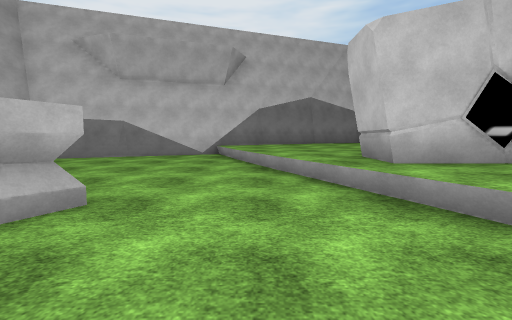
[1] (above)

21 first-person views from a walk through a 3-D level made in the Unity game engine. The camera is 1.4 m above the floor, tilts 6° down and sees 90° across. The floor is counted in squares, 2 m on a side. Each view is taken from the middle of a square. On the plan, view 1 faces up. The plan holds only what a view shows up to about 9 squares ahead; the rest is blank. The place goes on beyond the plan. Some animated figures are left out. Some surface patterns are stand-ins.

[2]
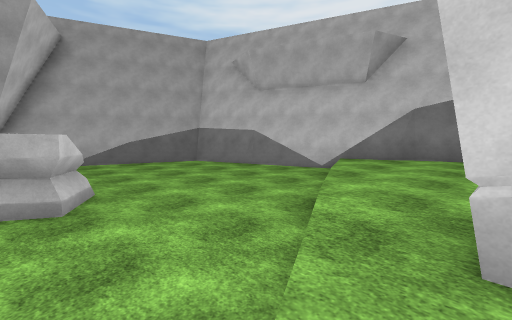

[3]
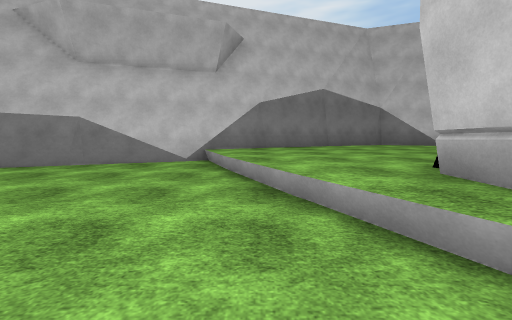

[4]
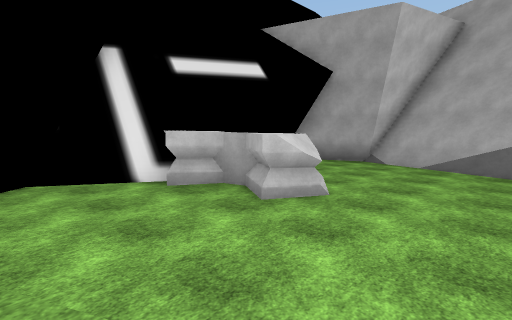

[5]
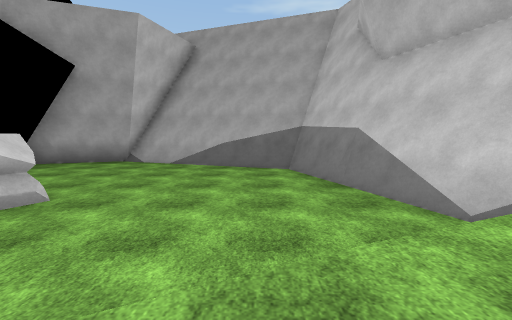

[6]
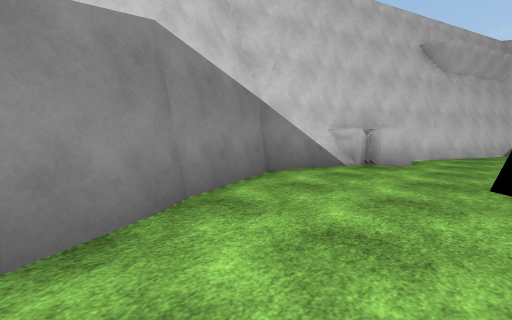

[7]
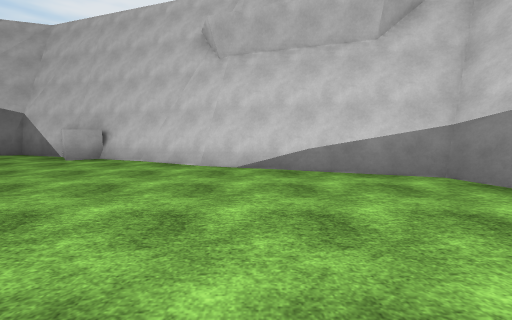

[8]
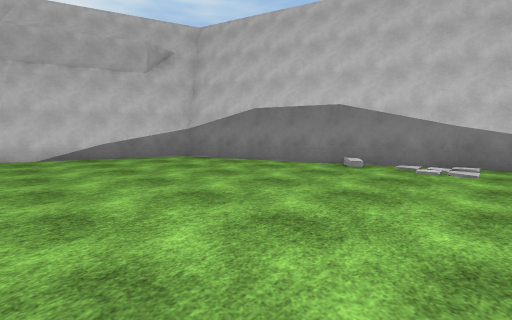

[9]
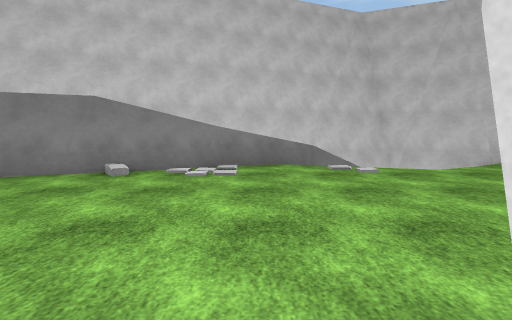

[10]
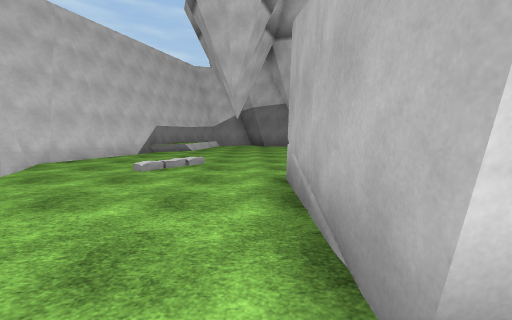

[11]
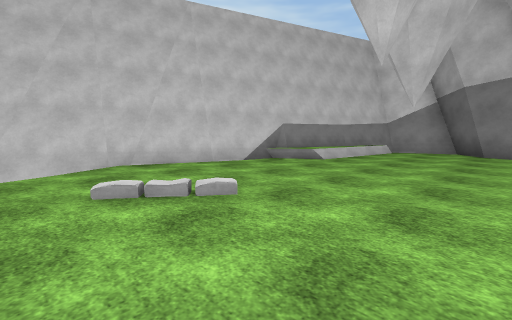

[12]
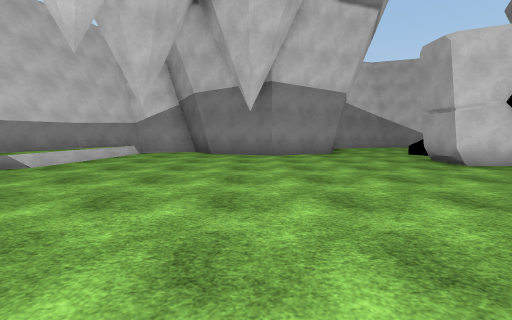

[13]
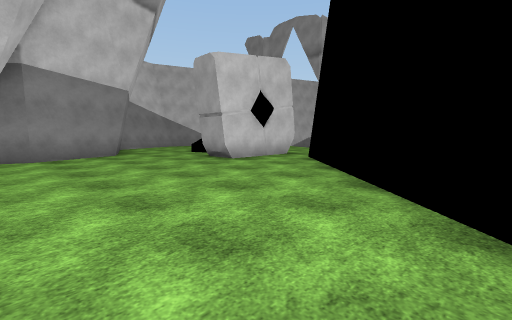

[14]
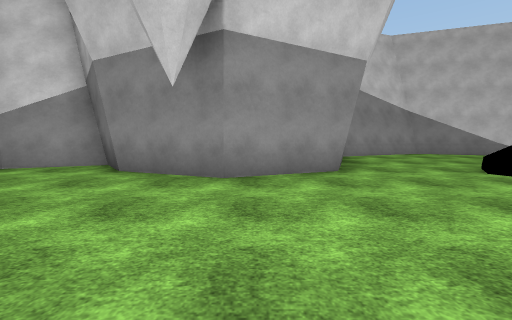

[15]
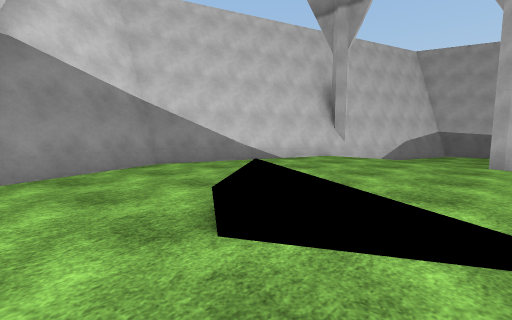

[16]
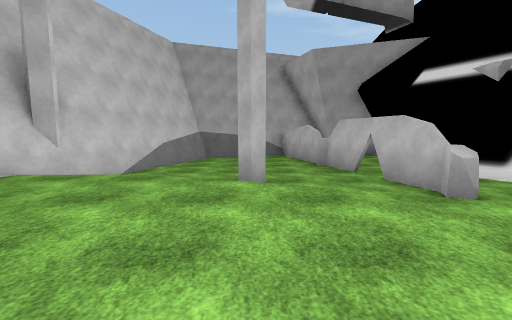

[17]
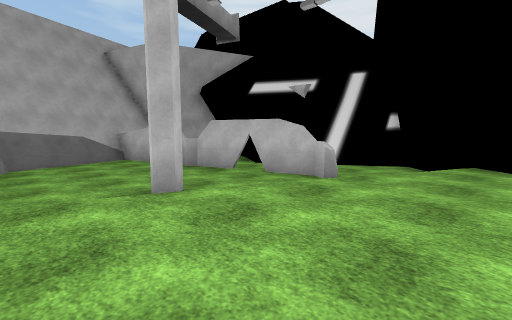

[18]
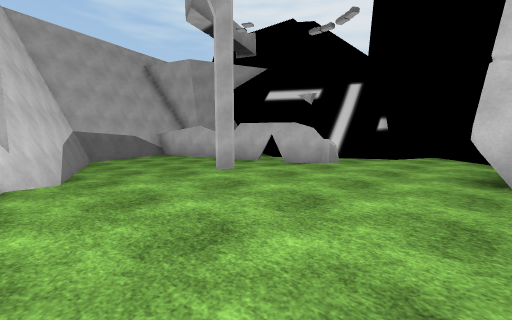

[19]
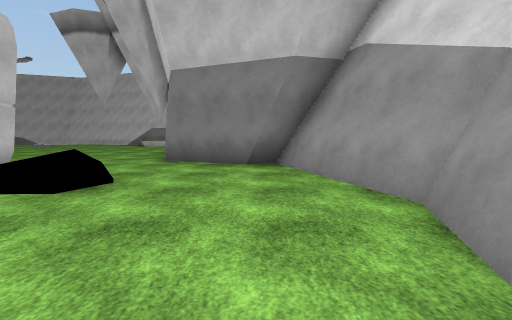

[20]
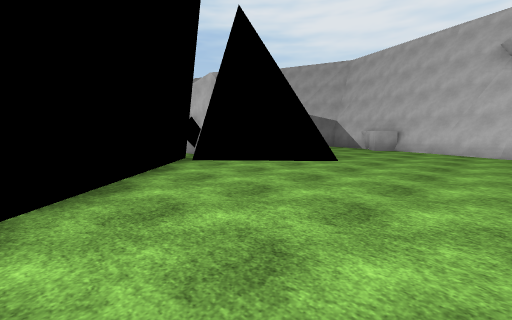

[21]
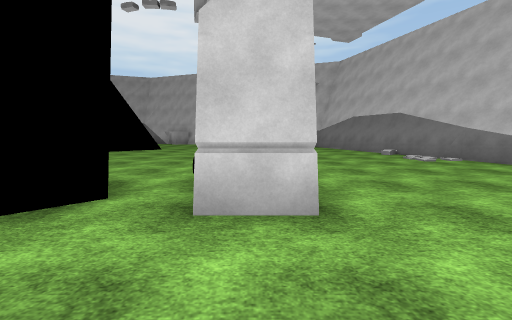

### Floor plan
Key: @ floor where view 1 was taken; # wall or solid block; . main floor; : floor 0.25 m higher than the main floor; - floor 0.5 m lower than the main floor; / step, stairs or slope.
Columns run from 8 left of view 1 to 18 right of it. Each row starts with its distance up from view 1.
 11          #######
 10        ###.....####
  9      ###..........###
  8   ####-/..... ......####
  7  ##----/....   ........##
  6  #------/..     ........#
  5  #------/..    #........#
  4 ##-------/###  .........##
  3 #--------/... ...........#
  2 #----##---/   ...........#
  1 #---  #---/    ..........##
  0 ##-   #-@-      ..........#
 -1  #    ##         ...#.....#
 -2                   ..#.....#
 -3                   #.#.... #
 -4                   ....... #
 -5                  ......:..#
 -6       ##        ......//..#
 -7       #---     ...........#
 -8      #----/.# ............#
 -9      ####-/.. ...........#
-10   #### --/..............##
-11  ##------/..###.........##
-12  #-----#-..../..........#
-13  #------/....//....#...##
-14  ##---- ...../...#####.##
-15   ####- ........##   ###
-16      ####.......#
-17         ###....##
-18           ######

Where each view was taken, in squares from view 1:
view 1: 0 up, 0 right, facing up
view 2: 2 up, 2 right, facing up-left
view 3: 2 up, 0 right, facing up
view 4: 5 up, 1 right, facing down-left
view 5: 6 up, 1 right, facing left
view 6: 8 up, 1 right, facing up-right
view 7: 3 up, 12 right, facing up
view 8: 0 up, 11 right, facing up-right
view 9: 0 up, 12 right, facing right
view 10: 0 up, 13 right, facing down
view 11: 4 down, 12 right, facing down-right
view 12: 5 down, 11 right, facing down
view 13: 5 down, 11 right, facing down-left
view 14: 9 down, 10 right, facing down
view 15: 12 down, 7 right, facing down-left
view 16: 12 down, 4 right, facing left
view 17: 14 down, 3 right, facing up-left
view 18: 16 down, 4 right, facing up-left
view 19: 16 down, 2 right, facing right
view 20: 1 down, 11 right, facing up-left
view 21: 6 down, 12 right, facing up
